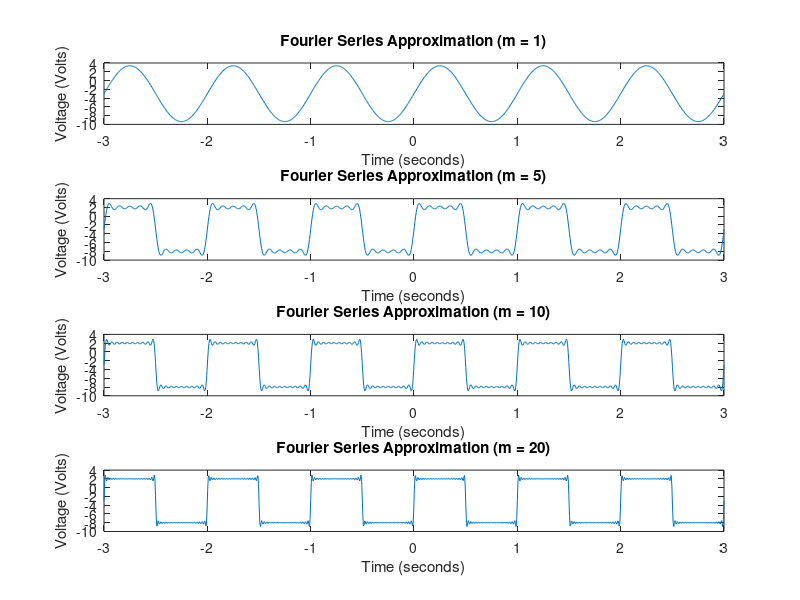

Source code (MATLAB): (Note: this script raises an error after producing the figure.)

pkg load signal

% Parameters for the square wave
frequency = 1;
amplitude = 5;
dc_bias = -3;
time_interval = [-3 3]; 

% Generate time vector
t = linspace(time_interval(1), time_interval(2), 1000);

% Fourier series approximation
m_values = [1, 5, 10, 20]; % Different values of m for the Fourier series

figure;
for i = 1:length(m_values)
    m = m_values(i);
    g_t = dc_bias;
    for n = 1:2:m*2
        g_t = g_t + (4 * amplitude / (n * pi)) * sin(2 * pi * n * frequency * t);
    end
    
    % Plotting
    subplot(length(m_values), 1, i);
    plot(t, g_t);
    title(sprintf('Fourier Series Approximation (m = %d)', m));
    xlabel('Time (seconds)');
    ylabel('Voltage (Volts)');
end

% Adjust figure size and spacing
set(gcf, 'Position', [100, 100, 800, 600]);
sgtitle('Approximation of Square Wave using Fourier Series');

